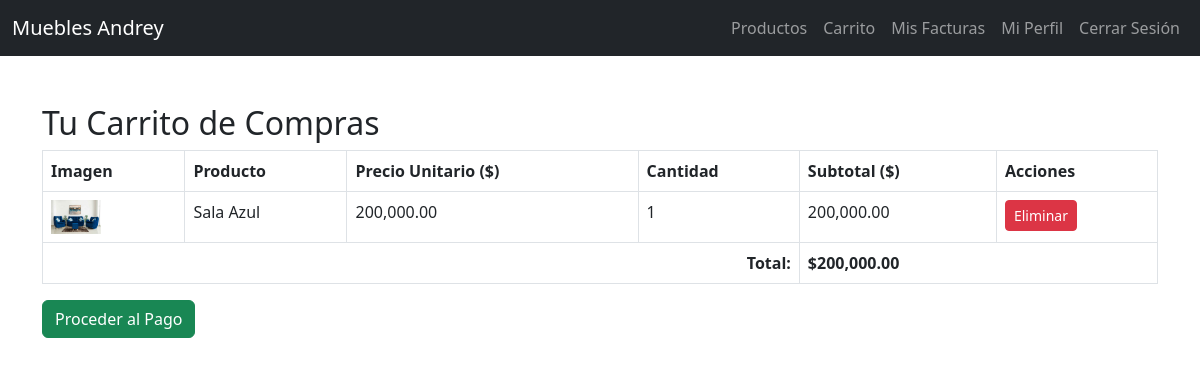
The page /carrito/index.php (signed in) on the database its author committed.
### tables this page shows
CREATE TABLE `carrito` (
  `id` int(11) NOT NULL,
  `usuario_id` int(11) NOT NULL,
  `producto_id` int(11) NOT NULL,
  `cantidad` int(11) NOT NULL,
  `agregado_en` timestamp NOT NULL DEFAULT current_timestamp()
);

CREATE TABLE `productos` (
  `id` int(11) NOT NULL,
  `nombre` varchar(100) NOT NULL,
  `descripcion` text DEFAULT NULL,
  `precio` decimal(10,2) DEFAULT NULL,
  `stock` int(11) DEFAULT NULL,
  `imagen` varchar(255) DEFAULT NULL,
  `proveedor_id` int(11) DEFAULT NULL,
  `creado_en` timestamp NOT NULL DEFAULT current_timestamp()
);

### carrito/index.php (the view, shortened to what this page needs)
<?php
require_once '../config/database.php';
$usuario_id = $_SESSION['usuario_id'];
$stmt = $pdo->prepare("
    SELECT c.id AS carrito_id, p.id AS producto_id, p.nombre, p.precio, p.imagen, c.cantidad, p.stock
    FROM carrito c
    JOIN productos p ON c.producto_id = p.id
    WHERE c.usuario_id = ?
");
$stmt->execute([$usuario_id]);
$carrito_items = $stmt->fetchAll();
$total = 0;
foreach ($carrito_items as $item) {
    $subtotal = $item['precio'] * $item['cantidad'];
    $total += $subtotal;
}
?>
<?php
include '../includes/header.php';
include '../includes/navbar.php';
?>
<div class="container mt-5">
    <h2>Tu Carrito de Compras</h2>
    <?php if (count($carrito_items) > 0): ?>
        <table class="table table-bordered">
            <thead>
                <tr>
                    <th>Imagen</th>
                    <th>Producto</th>
                    <th>Precio Unitario ($)</th>
                    <th>Cantidad</th>
                    <th>Subtotal ($)</th>
                    <th>Acciones</th>
                </tr>
            </thead>
            <tbody>
                <?php foreach ($carrito_items as $item): ?>
                    <tr>
                        <td>
                            <?php if ($item['imagen'] && file_exists("../uploads/" . $item['imagen'])): ?>
                                <img src="../uploads/<?php echo htmlspecialchars($item['imagen']); ?>" alt="<?php echo htmlspecialchars($item['nombre']); ?>" width="50">
                            <?php else: ?>
                                <img src="https://via.placeholder.com/50x50.png?text=Sin+Imagen" alt="Sin Imagen" width="50">
                            <?php endif; ?>
                        </td>
                        <td><?php echo htmlspecialchars($item['nombre']); ?></td>
                        <td><?php echo number_format($item['precio'], 2); ?></td>
                        <td><?php echo htmlspecialchars($item['cantidad']); ?></td>
                        <td><?php echo number_format($item['precio'] * $item['cantidad'], 2); ?></td>
                        <td>
                            <a href="eliminar.php?id=<?php echo $item['carrito_id']; ?>" class="btn btn-danger btn-sm" onclick="return confirm('¿Estás seguro de eliminar este ítem del carrito?');">Eliminar</a>
                        </td>
                    </tr>
                <?php endforeach; ?>
                <tr>
                    <td colspan="4" class="text-end"><strong>Total:</strong></td>
                    <td colspan="2"><strong>$<?php echo number_format($total, 2); ?></strong></td>
                </tr>
            </tbody>
        </table>
        <a href="../compras/checkout.php" class="btn btn-success">Proceder al Pago</a>
    <?php else: ?>
        <p>No tienes productos en tu carrito.</p>
        <a href="../productos/index.php" class="btn btn-primary">Volver a Productos</a>
    <?php endif; ?>
</div>
<?php
include '../includes/footer.php';
?>

### rows shown on the page
carrito: producto.imagen (picture), producto.nombre "Sala Azul", producto.precio "200,000.00", cantidad "1", $item['precio'] * $item['cantidad'] "200,000.00"

### other values the page prints
$total "200,000.00"
